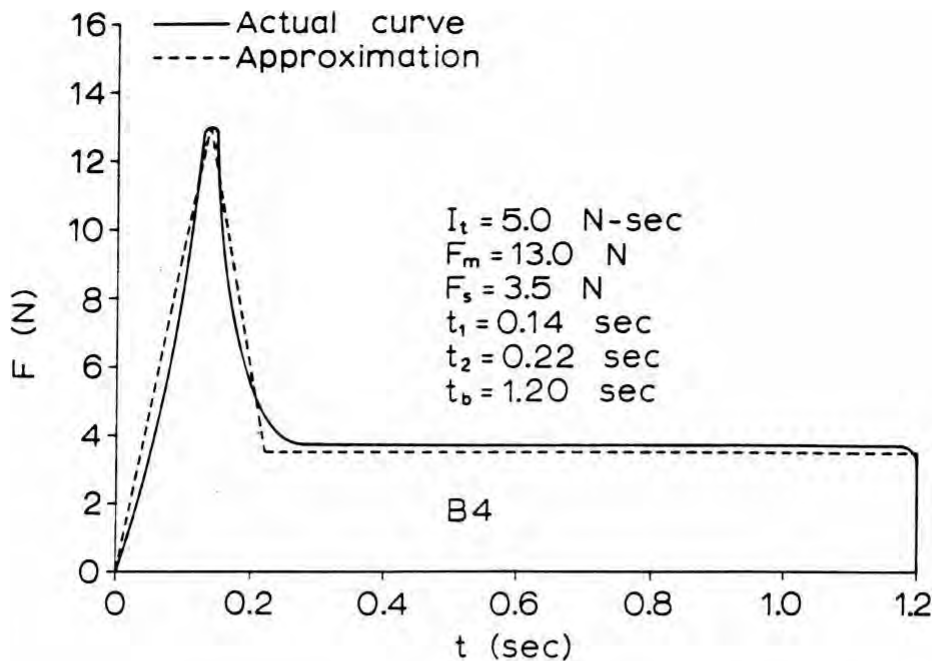
#> input picture figures/supplement/ch4-fig04-1994.png, 942 x 671 px
$ python b4.py
#> lines starting #> are read from the running program, lines starting #| are printed output that depends on the picture; after the words box and inside, x2 and y2 are one past the last pixel; in counts of white or black regions, pixels touching at a corner belong together
#!/usr/bin/env python3
"""The NAR B4 thrust-time curve, digitized once for every figure that draws it (corrections/v2-figures.md,
rule 5): Chapter 1 Figures 4 and 5(a), Chapter 4 Figure 4 and its 1994 replacement.

Source: the 1994 replacement of Chapter 4 Figure 4 (figures/supplement/ch4-fig04-1994.png, the largest and
cleanest tracing; axes calibrated at every labelled tick, see CAL). The spike is read row by row: on the rise
the solid "Actual curve" is the ink run right of the dashed approximation; on the fall it is the run left of
the dashed line above about 5 N and right of it below. The plateau is traced column by column. Writes b4.csv
(t in sec, F in N) and checks the area against the total impulse, 5.0 N-sec.
"""
import pathlib
import numpy as np
from PIL import Image

HERE = pathlib.Path(__file__).parent
ROOT = HERE.parent.parent.parent
CROP = ROOT / "figures/supplement/ch4-fig04-1994.png"
XT = [(117.5, 0), (249, 0.2), (381.5, 0.4), (514.5, 0.6), (649.5, 0.8), (782.5, 1.0), (915.5, 1.2)]
YT = [(571, 0), (503, 2), (434.5, 4), (366.5, 6), (297.5, 8), (229, 10), (160.5, 12), (92, 14), (23.5, 16)]


def t_of(px):
    return float(np.interp(px, [p for p, _ in XT], [v for _, v in XT]))


def f_of(py):
    return float(np.interp(-py, [-p for p, _ in YT], [v for _, v in YT]))


def runs(v, off):
    idx = np.flatnonzero(v) + off
    if idx.size == 0:
        return []
    cut = np.flatnonzero(np.diff(idx) > 1)
    return [((s + e) / 2) for s, e in zip(np.r_[idx[0], idx[cut + 1]], np.r_[idx[cut], idx[-1]])]


from scipy.interpolate import UnivariateSpline


def robust_spline(u, v, sigma=0.7):
    """Smoothing spline v(u) (u strictly increasing) fitted twice, dropping points more than 2.5 px off the first
    fit (stray pixels of the dashed approximation or lettering); sigma = expected pixel noise."""
    u, v = np.asarray(u, float), np.asarray(v, float)
    sp = UnivariateSpline(u, v, s=len(u) * sigma ** 2)
    ok = np.abs(sp(u) - v) < 2.5
    return UnivariateSpline(u[ok], v[ok], s=ok.sum() * sigma ** 2)


ink = np.asarray(Image.open(CROP).convert("L")) < 128
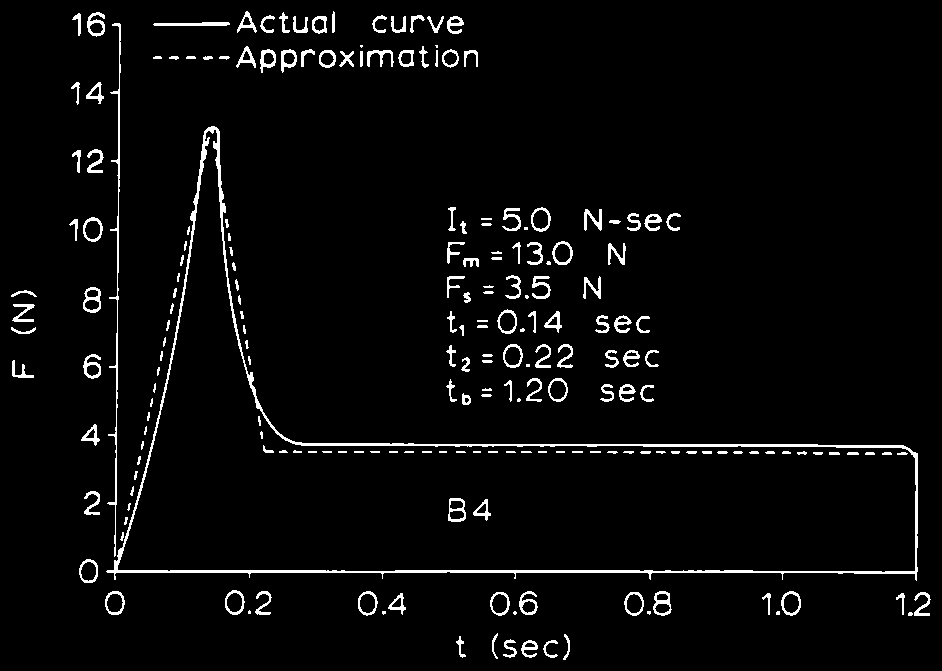
#> ink: shape (671, 942) bool; 3.7% white; 213 white regions (35 under 20 px), largest, box (x1, y1, x2, y2) and area: (106, 126, 918, 581) 6583, (107, 23, 121, 557) 1034, (153, 22, 230, 26) 253
# rise: rows from just above the axis to the top of the spike, the rightmost run left of the peak
rise = [(r, runs(ink[r, 119:212], 119)[-1]) for r in range(130, 567) if runs(ink[r, 119:212], 119)]
#> in runs, `idx = np.flatnonzero(v) + off`: idx = [119, 205, 206, 207, 208, 209, 210, 211]
#> in runs, `cut = np.flatnonzero(np.diff(idx) > 1)`: cut = [0]
#> rise = 433 pairs, first value 130 to 562, second value 119 to 211
# fall: the leftmost run right of the peak above ~5 N (row 390), the rightmost below
fall = []
for r in range(130, 440):
    rr = runs(ink[r, 213:285], 213)
    if rr:
        fall.append((r, rr[0] if r <= 390 else rr[-1]))
#> this loop made 310 passes
#> (idx in runs, rr) on passes 4 to 6: ([217, 218, 219], [218]), ([217, 218, 219], [218]), ([217, 218, 219], [218])
#> after the loop, fall = 310 pairs, first value 130 to 439, second value 213 to 284
# plateau: column by column, the run nearest the previous row (the dashed line sits ~5 px lower)
plat, last = [], 441.0
for c in range(285, 912):
    rr = runs(ink[380:470, c], 380)
    if rr:
        best = min(rr, key=lambda y: abs(y - last))
        if abs(best - last) < 8:
            last = best
            plat.append((c, best))
#> this loop made 627 passes
#> (idx in runs, cut in runs, rr, best, last) on passes 1, 2, 3, 9, 10, 11, 12, 13, 14, 15: ([437, 438, 439, 440, 450, 451, 452], [3], [438.5, 451], 438.5, 438.5), ([438, 439, 440, 451, 452], [2], [439, 451.5], 439, 439), ([438, 439, 440, 452], [2], [439, 452], 439, 439), ([441, 442, 443, 451, 452], [2], [442, 451.5], 442, 442), ([441, 442, 443, 450, 451, 452], [2], [442, 451], 442, 442), ([442, 443, 444, 450, 451, 452], [2], [443, 451], 443, 443), ([442, 443, 444, 451, 452], [2], [443, 451.5], 443, 443), ([442, 443, 444, 451, 452], [2], [443, 451.5], 443, 443), ([442, 443, 444, 451, 452], [2], [443, 451.5], 443, 443), ([442, 443, 444, 451, 452], [2], [443, 451.5], 443, 443)
#> (idx in runs, rr, best, last) on passes 4, 5, 6, 7, 8, 18: ([439, 440, 441], [440], 440, 440), ([439, 440, 441], [440], 440, 440), ([440, 441, 442], [441], 441, 441), ([440, 441, 442], [441], 441, 441), ([441, 442, 443], [442], 442, 442), ([443, 444, 445], [444], 444, 444)
#> after the loop, last = 452; plat = 627 pairs, first value 285 to 911, second value 438.5 to 452
from scipy.interpolate import splprep, splev
# the whole curve as one parametric smoothing spline through the ordered points: rise, the rounded top
# (weighted so the smoothing keeps the peak), the fall while it is steep (to about 4.4 N, row 420), then the
# plateau by columns; fitted twice with the stray points (> 2.5 px off the first fit) dropped
fall_c = max(x for r, x in fall if r <= 420)
#> fall_c = 267
seq = ([(117.5, 571.0, 5)] + [(x, r, 1) for r, x in rise[::-1]] + [(212.0, 127.5, 25)]
       + [(x, r, 1) for r, x in fall if r <= 420] + [(c, y, 1) for c, y in plat if c > fall_c + 2])
#> seq = 1353 items, first 6: (117.5, 571, 5), (119, 562, 1), (119, 561, 1), (119, 560, 1), (119.5, 559, 1), (119.5, 558, 1)
P = np.array(seq, float)
#> P = 1353 rows, first 8: [117.5, 571, 5], [119, 562, 1], [119, 561, 1], [119, 560, 1], [119.5, 559, 1], [119.5, 558, 1], [119.5, 557, 1], [120, 556, 1]
for _ in range(2):
    tck, u = splprep([P[:, 0], P[:, 1]], w=P[:, 2], s=len(P) * 0.8 ** 2)
    fx, fy = splev(u, tck)
    P = P[(np.hypot(fx - P[:, 0], fy - P[:, 1]) < 2.5) | (P[:, 2] > 1)]
#> after the loop, P = 1311 rows, first 8: [117.5, 571, 5], [119, 562, 1], [119, 561, 1], [119, 560, 1], [119.5, 559, 1], [119.5, 558, 1], [119.5, 557, 1], [120, 556, 1]
sx, sy = splev(np.linspace(0, 1, 900), tck)
#> sx = 900 values from 116.8 to 909.9; sy = 900 values, max 570.8 at index 0, min 127.6 at index 294, mean 376.8
curve = list(zip(sx, sy))
#> curve = 900 pairs, first value 116.8 to 909.9, second value 127.6 to 570.8
pts = [(t_of(x), f_of(y)) for x, y in curve]
#> pts = 900 pairs, first value 0 to 1.19, second value 0.00643 to 12.96
pts = [(0.0, 0.0)] + [p for p in pts[1:] if p[0] > 0] + [(1.2, pts[-1][1]), (1.2, 0.0)]
#> pts = 901 pairs, first value 0 to 1.2, second value 0 to 12.96
# thin: keep points at least 0.002 sec or 0.05 N apart
keep = [pts[0]]
#> keep = [(0, 0)]
for p in pts[1:]:
    if abs(p[0] - keep[-1][0]) >= 0.002 or abs(p[1] - keep[-1][1]) >= 0.05:
        keep.append(p)
#> this loop made 900 passes
#> p on passes 1 to 3: (0.000277, 0.0939), (0.000918, 0.138), (0.00156, 0.181)
#> after the loop, keep = 658 pairs, first value 0 to 1.2, second value 0 to 12.95
arr = np.array(keep)
#> arr has the same summary as keep
area = float(np.trapezoid(arr[:, 1], arr[:, 0]))
#> area = 5.09
(HERE / "b4.csv").write_text("t,F\n" + "\n".join(f"{t:.4f},{F:.3f}" for t, F in arr) + "\n")
print(f"b4.csv: {len(arr)} points; peak {arr[:, 1].max():.2f} N at {arr[arr[:, 1].argmax(), 0]:.3f} sec; "
      f"plateau {np.median(arr[(arr[:, 0] > 0.4) & (arr[:, 0] < 1.1), 1]):.2f} N; area {area:.3f} N-sec (I_t = 5.0)")
#| b4.csv: 658 points; peak 12.95 N at 0.145 sec; plateau 3.70 N; area 5.087 N-sec (I_t = 5.0)

$ run again, with figures/supplement/ch1-fig02-1994.png copied over figures/supplement/ch4-fig04-1994.png
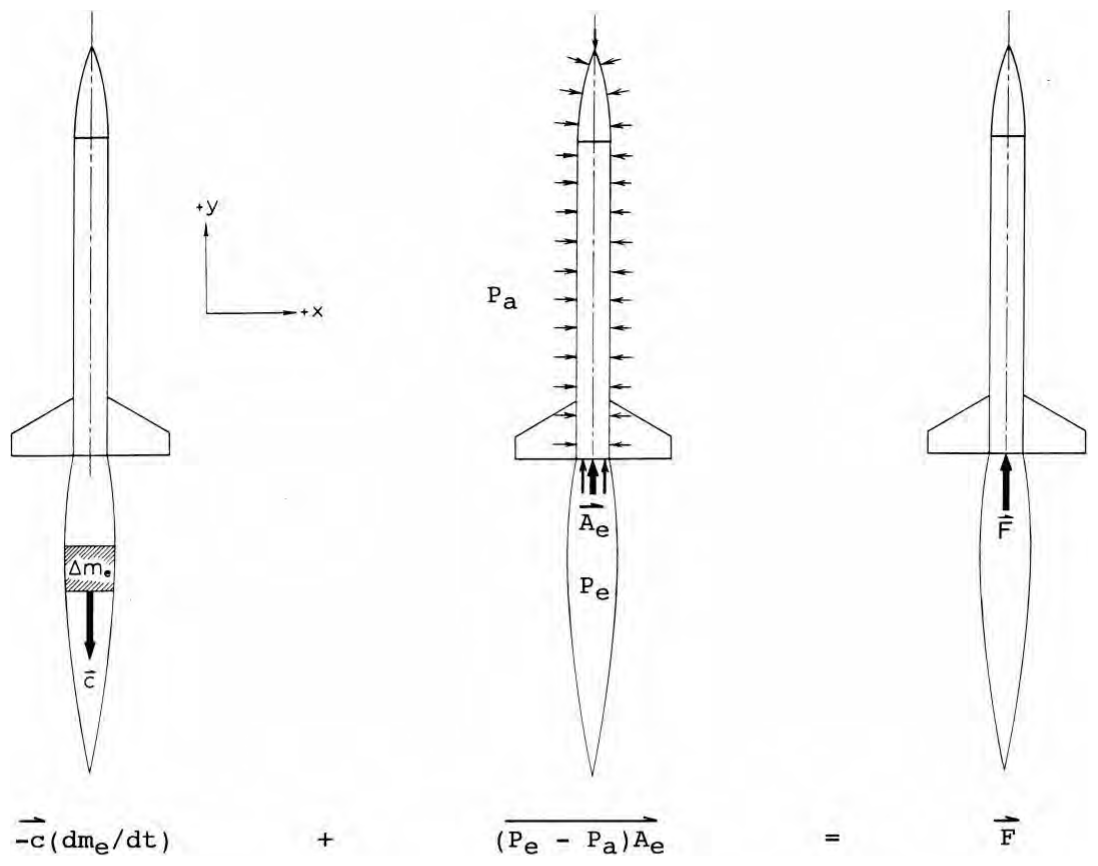
#> input picture figures/supplement/ch1-fig02-1994.png, 1098 x 866 px
#> `ink = np.asarray(Image.open(CROP).convert("L")) < 128`:
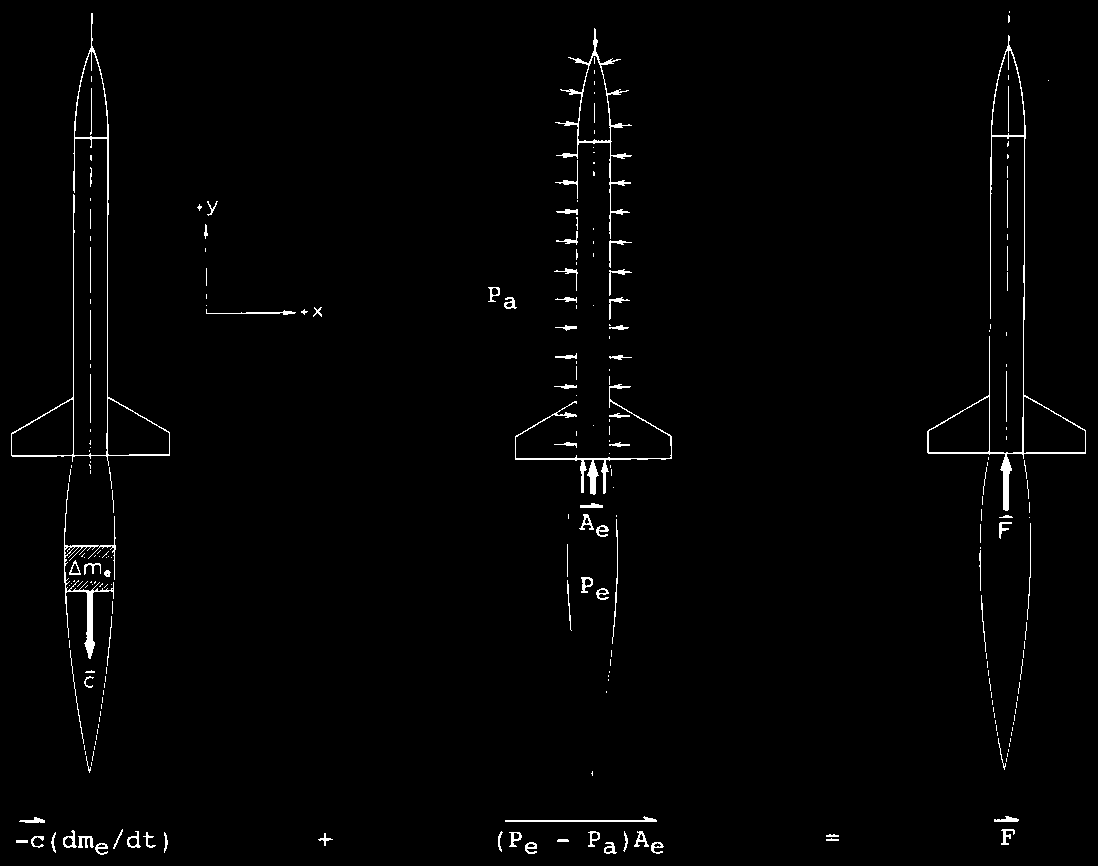
#> ink: shape (866, 1098) bool; 1.4% white in thin lines or dots
#> idx = empty array
#> rise = 116 pairs, first value 201 to 455, second value 119 to 211
#> after the loop `for r in range(130, 440):`: fall = [(201, 216.5), (202, 216), (203, 215.5), (204, 215.5), (205, 215), (206, 214.5), (207, 213.5), (208, 213.5), (209, 213), (210, 213), (310, 284), (311, 283.5), (312, 241), (313, 246), (314, 283.5)]
#> the loop `for c in range(285, 912):` made 627 passes
#> (best, last) on pass 231: (447.5, 447.5)
#> after the loop `for c in range(285, 912):`: last = 447; plat = 47 pairs, first value 515 to 671, second value 440 to 447.5
#> fall_c = 284
#> seq = 180 items, first 6: (117.5, 571, 5), (144, 455, 1), (149, 454, 1), (169, 453, 1), (169, 452, 1), (169, 451, 1)
#> `P = np.array(seq, float)`: P = 180 rows, first 8: [117.5, 571, 5], [144, 455, 1], [149, 454, 1], [169, 453, 1], [169, 452, 1], [169, 451, 1], [169, 450, 1], [169, 449, 1]
#> after the loop `for _ in range(2):`: P = 177 rows, first 8: [117.5, 571, 5], [144, 455, 1], [149, 454, 1], [169, 453, 1], [169, 452, 1], [169, 451, 1], [169, 450, 1], [169, 449, 1]
#> sx = 900 values, max 671.5 at index 899, min 60.79 at index 30, mean 286.7; sy = 900 values, max 571 at index 0, min 124.2 at index 393, mean 343.6
#> curve = 900 pairs, first value 60.79 to 671.5, second value 124.2 to 571
#> `pts = [(t_of(x), f_of(y)) for x, y in curve]`: pts = 900 pairs, first value 0 to 0.833, second value 2.59e-06 to 13.06
#> `pts = [(0.0, 0.0)] + [p for p in pts[1:] if p[0] > 0] + [(1.2, pts[-1]..`: pts = 818 pairs, first value 0 to 1.2, second value 0 to 13.06
#> `keep = [pts[0]]`: keep = [(0, 0)]
#> the loop `for p in pts[1:]:` made 817 passes
#> p on passes 1 to 3: (0.00223, 3.58), (0.00531, 3.57), (0.00838, 3.55)
#> after the loop `for p in pts[1:]:`: keep = 520 pairs, first value 0 to 1.2, second value 0 to 13.06
#> arr has the same summary as keep
#> area = 6.09
#| b4.csv: 520 points; peak 13.06 N at 0.149 sec; plateau 3.74 N; area 6.090 N-sec (I_t = 5.0)
